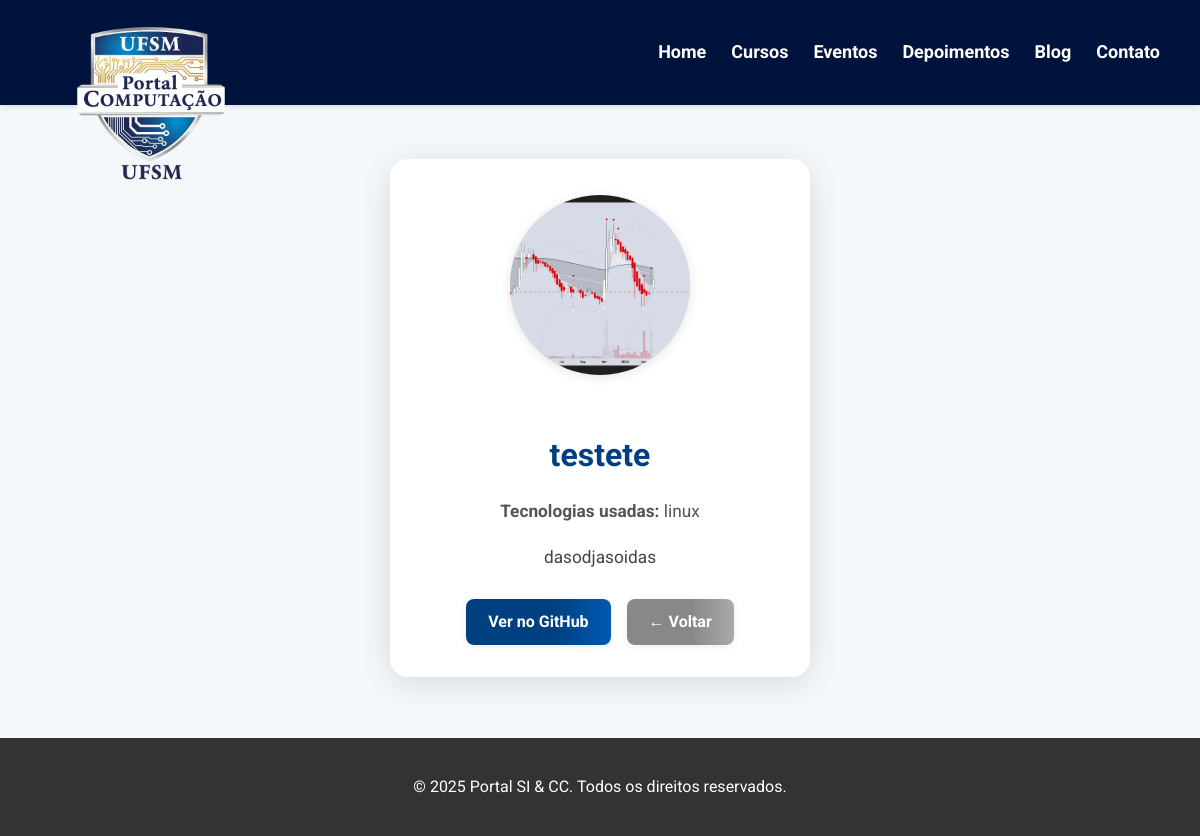
/projetos/6/, run on the app's committed database.
### site_inf/models.py (models this page shows, shortened)
class Projeto(models.Model):
    titulo = models.CharField(max_length=100)
    descricao = models.TextField()
    tecnologias = models.CharField(max_length=255)
    link = models.URLField(blank=True)
    imagem = models.ImageField(upload_to='projetos/', blank=True, null=True)
    criado_em = models.DateTimeField(auto_now_add=True)

### site_inf/views.py (the view)
# urls.py: path('projetos/<int:projeto_id>/', projeto_detail, name='projeto_detail'),
def projeto_detail(request, projeto_id):
    projeto = get_object_or_404(Projeto, id=projeto_id)
    return render(request, 'site_inf/pages/projeto_detail.html', {'projeto': projeto})

### site_inf/templates/site_inf/pages/projeto_detail.html (shortened to what this page needs)
{% extends "site_inf/base.html" %}
{% block content %}
<section class="project-detail-section">
  <div class="project-detail-container">
    {% if projeto.imagem %}
      <img src="{{ projeto.imagem.url }}" alt="{{ projeto.titulo }}" class="detail-img">
    {% endif %}
    <div class="detail-content">
      <h2 class="detail-title">{{ projeto.titulo }}</h2>
      <p class="tech"><strong>Tecnologias usadas:</strong> {{ projeto.tecnologias }}</p>
      <p class="detail-description">{{ projeto.descricao }}</p>
      <div class="detail-buttons">
        {% if projeto.link %}
          <a href="{{ projeto.link }}" target="_blank" class="btn">Ver no GitHub</a>
        {% endif %}
        <a href="{% url 'site_inf:projetos' %}" class="btn btn-back">← Voltar</a>
      </div>
    </div>
  </div>
</section>
{% endblock %}

### site_inf/static/site_inf/css/style.css (style rules this page uses)
body { margin: 0; font-family: 'Roboto', sans-serif; line-height: 1.6; color: #333; background: #fff; }
* { box-sizing: border-box; }
html { scroll-behavior: smooth; }
html, body { height: 100%; margin: 0; display: flex; flex-direction: column; scroll-behavior: smooth; }
.btn { background: #cce6ff; color: #004080; padding: 10px 20px; text-decoration: none; font-weight: 700; border-radius: 5px; transition: background 0.3s, transform 0.3s; }
.project-detail-section { padding: 60px 0; background: #f4f8fb; min-height: 80vh; display: flex; align-items: center; justify-content: center; }
.project-detail-container { background: #fff; border-radius: 18px; box-shadow: 0 6px 32px rgba(0,0,0,0.12); padding: 36px 28px 32px 28px; max-width: 420px; width: 100%; display: flex; flex-direction: column; align-items: center; }
.detail-img { width: 180px; height: 180px; object-fit: cover; border-radius: 50%; margin-bottom: 28px; box-shadow: 0 2px 12px rgba(0,0,0,0.10); background: #e0e0e0; display: block; }
.detail-content { width: 100%; text-align: center; }
.detail-title { font-size: 2rem; color: #004080; margin-bottom: 12px; font-weight: 700; }
.tech { color: #555; font-size: 1.08rem; margin-bottom: 18px; }
.detail-description { color: #444; font-size: 1.08rem; margin-bottom: 28px; line-height: 1.6; word-break: break-word; }
.detail-buttons { display: flex; gap: 16px; justify-content: center; margin-top: 10px; }
.btn { background: linear-gradient(90deg, #004080 60%, #0059b3 100%); color: #fff; padding: 10px 22px; border-radius: 8px; text-decoration: none; font-weight: bold; border: none; transition: background 0.3s, transform 0.2s; display: inline-block; box-shadow: 0 2px 8px rgba(0,0,0,0.07); }
.btn-back { background: #888; background: linear-gradient(90deg, #888 60%, #aaa 100%); }

### data on the page
Projeto: imagem (picture), titulo "testete", tecnologias "linux", descricao "dasodjasoidas"
